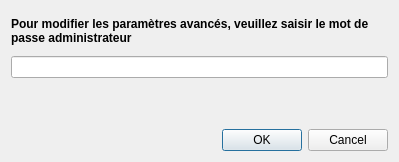
<?xml version="1.0" encoding="UTF-8"?>
<ui version="4.0">
 <class>PassWordDialog</class>
 <widget class="QDialog" name="PassWordDialog">
  <property name="geometry">
   <rect>
    <x>0</x>
    <y>0</y>
    <width>399</width>
    <height>162</height>
   </rect>
  </property>
  <property name="windowTitle">
   <string>Dialog</string>
  </property>
  <layout class="QVBoxLayout" name="verticalLayout">
   <item>
    <widget class="QLabel" name="label">
     <property name="font">
      <font>
       <weight>75</weight>
       <bold>true</bold>
      </font>
     </property>
     <property name="text">
      <string>Pour modifier les paramètres avancés, veuillez saisir le mot de passe administrateur</string>
     </property>
     <property name="wordWrap">
      <bool>true</bool>
     </property>
    </widget>
   </item>
   <item>
    <widget class="QLineEdit" name="password_line_edit">
     <property name="echoMode">
      <enum>QLineEdit::Password</enum>
     </property>
    </widget>
   </item>
   <item>
    <widget class="QLabel" name="error_label">
     <property name="palette">
      <palette>
       <active>
        <colorrole role="WindowText">
         <brush brushstyle="SolidPattern">
          <color alpha="255">
           <red>255</red>
           <green>0</green>
           <blue>0</blue>
          </color>
         </brush>
        </colorrole>
       </active>
       <inactive>
        <colorrole role="WindowText">
         <brush brushstyle="SolidPattern">
          <color alpha="255">
           <red>255</red>
           <green>0</green>
           <blue>0</blue>
          </color>
         </brush>
        </colorrole>
       </inactive>
       <disabled>
        <colorrole role="WindowText">
         <brush brushstyle="SolidPattern">
          <color alpha="255">
           <red>143</red>
           <green>146</green>
           <blue>147</blue>
          </color>
         </brush>
        </colorrole>
       </disabled>
      </palette>
     </property>
     <property name="font">
      <font>
       <weight>50</weight>
       <bold>false</bold>
      </font>
     </property>
     <property name="text">
      <string/>
     </property>
     <property name="wordWrap">
      <bool>true</bool>
     </property>
    </widget>
   </item>
   <item>
    <widget class="QDialogButtonBox" name="buttonBox">
     <property name="orientation">
      <enum>Qt::Horizontal</enum>
     </property>
     <property name="standardButtons">
      <set>QDialogButtonBox::Cancel|QDialogButtonBox::Ok</set>
     </property>
    </widget>
   </item>
  </layout>
 </widget>
 <resources/>
 <connections>
  <connection>
   <sender>buttonBox</sender>
   <signal>accepted()</signal>
   <receiver>PassWordDialog</receiver>
   <slot>accept()</slot>
   <hints>
    <hint type="sourcelabel">
     <x>248</x>
     <y>254</y>
    </hint>
    <hint type="destinationlabel">
     <x>157</x>
     <y>274</y>
    </hint>
   </hints>
  </connection>
  <connection>
   <sender>buttonBox</sender>
   <signal>rejected()</signal>
   <receiver>PassWordDialog</receiver>
   <slot>reject()</slot>
   <hints>
    <hint type="sourcelabel">
     <x>316</x>
     <y>260</y>
    </hint>
    <hint type="destinationlabel">
     <x>286</x>
     <y>274</y>
    </hint>
   </hints>
  </connection>
 </connections>
</ui>
